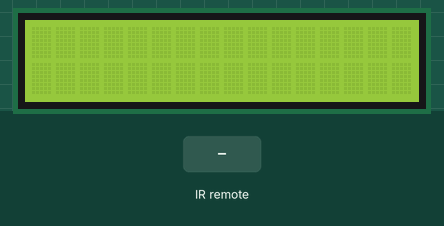
A sketch run on a simulated Arduino Uno, built with avr-gcc and run on an emulated ATmega328P. Parts: 16×2 character LCD. The inputs (shaded band) are chosen by the test bench.

Above: at 1.2 s.
1.3 s: infrared code 0x37EE received
At 1.7 s:
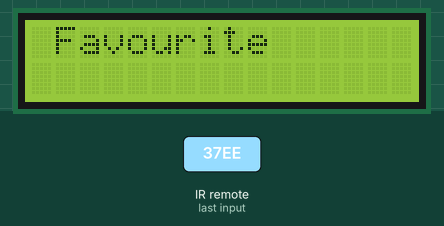
3.3 s: infrared code 0xA90 received
At 3.7 s:
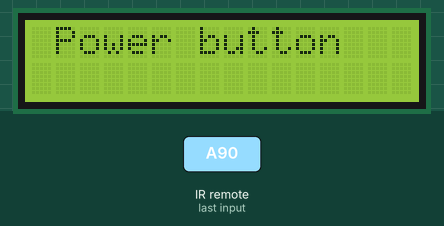
5.3 s: infrared code 0x290 received
At 5.6 s:
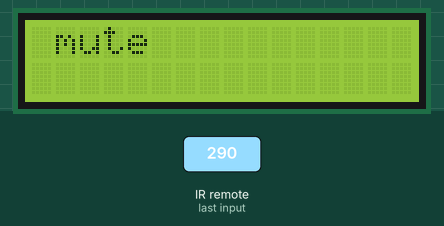
7.3 s: infrared code 0x810 received
At 7.7 s:
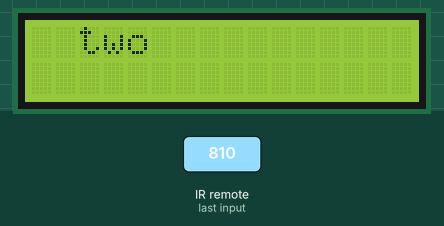
9.3 s: infrared code 0x410 received
At 9.7 s:
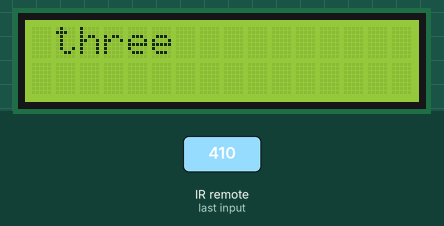
11.3 s: infrared code 0xC10 received
At 11.7 s:
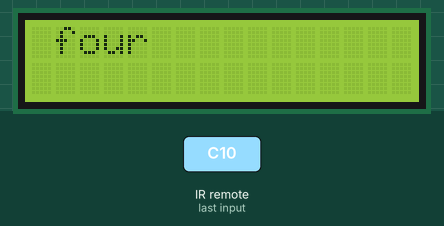
Timing chart, 0 to 14.3 s (numbered marks = the images above; inputs shaded):
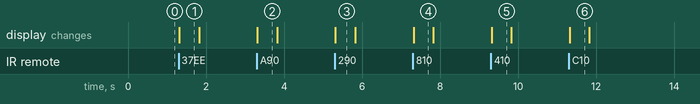

The sketch:

LCD_IRemote.ino
```cpp
#include "Wire.h" // for I2C bus
#include "LiquidCrystal_I2C.h" // for I2C bus LCD module (http://www.dfrobot.com/wiki/index.php/I2C/TWI_LCD1602_Module_(SKU:_DFR0063))

LiquidCrystal_I2C lcd(0x27,16,2);  // set the LCD address to 0x27 for a 16 chars and 2 line display
#include <IRremote.h> // use the library for IR
int receiver = 11; // pin 1 of IR receiver to Arduino digital pin 11
IRrecv irrecv(receiver); // create instance of 'irrecv'
decode_results results;
void setup()
{
  lcd.init();          // initialize the lcd
  lcd.backlight(); // turn on LCD backlight
  irrecv.enableIRIn(); // Start the receiver
}
void translateIR() // takes action based on IR code received
// describing Sony IR codes on LCD module
{
  switch(results.value)
  {
    case 0x37EE: lcd.println(" Favourite      "); break;
    case 0xA90: lcd.println(" Power button   "); break;
    case 0x290: lcd.println(" mute           "); break;
    case 0x10:  lcd.println(" one            "); break;
    case 0x810:  lcd.println("  two           "); break;
    case 0x410:  lcd.println(" three          "); break;
    case 0xC10:  lcd.println(" four           "); break;
    case 0x210:  lcd.println(" five           "); break;
    case 0xA10:  lcd.println(" six            "); break;
    case 0x610:  lcd.println(" seven          "); break;
    case 0xE10:  lcd.println(" eight          "); break;
    case 0x110:  lcd.println(" nine           "); break;
    case 0x910:  lcd.println(" zero           "); break;
    case 0x490:  lcd.println(" volume up      "); break;
    case 0xC90:  lcd.println(" volume down    "); break;
    case 0x90:   lcd.println(" channel up     "); break;
    case 0x890:  lcd.println(" channel down   "); break;
    default: lcd.println(" other button   ");
  }
  delay(500);
  lcd.clear();
}
void loop()
{
  if (irrecv.decode(&results)) // have we received an IR signal?
  {
    translateIR();
    for (int z=0; z<2; z++) // ignore 2nd and 3rd signal repeat
    {
      irrecv.resume(); // receive the next value
    }
  }
}
```

Measured:
- after the input at 1.3 s, the display: changes at once (image 1)
- after the input at 3.3 s, the display: changes at once (image 2)
- after the input at 5.3 s, the display: changes at once (image 3)
- after the input at 7.3 s, the display: changes at once (image 4)
- after the input at 9.3 s, the display: changes at once (image 5)
- after the input at 11.3 s, the display: changes at once (image 6)
- what the display in image 1 shows lasts 0.5 s, from 1.3 s to 1.8 s
